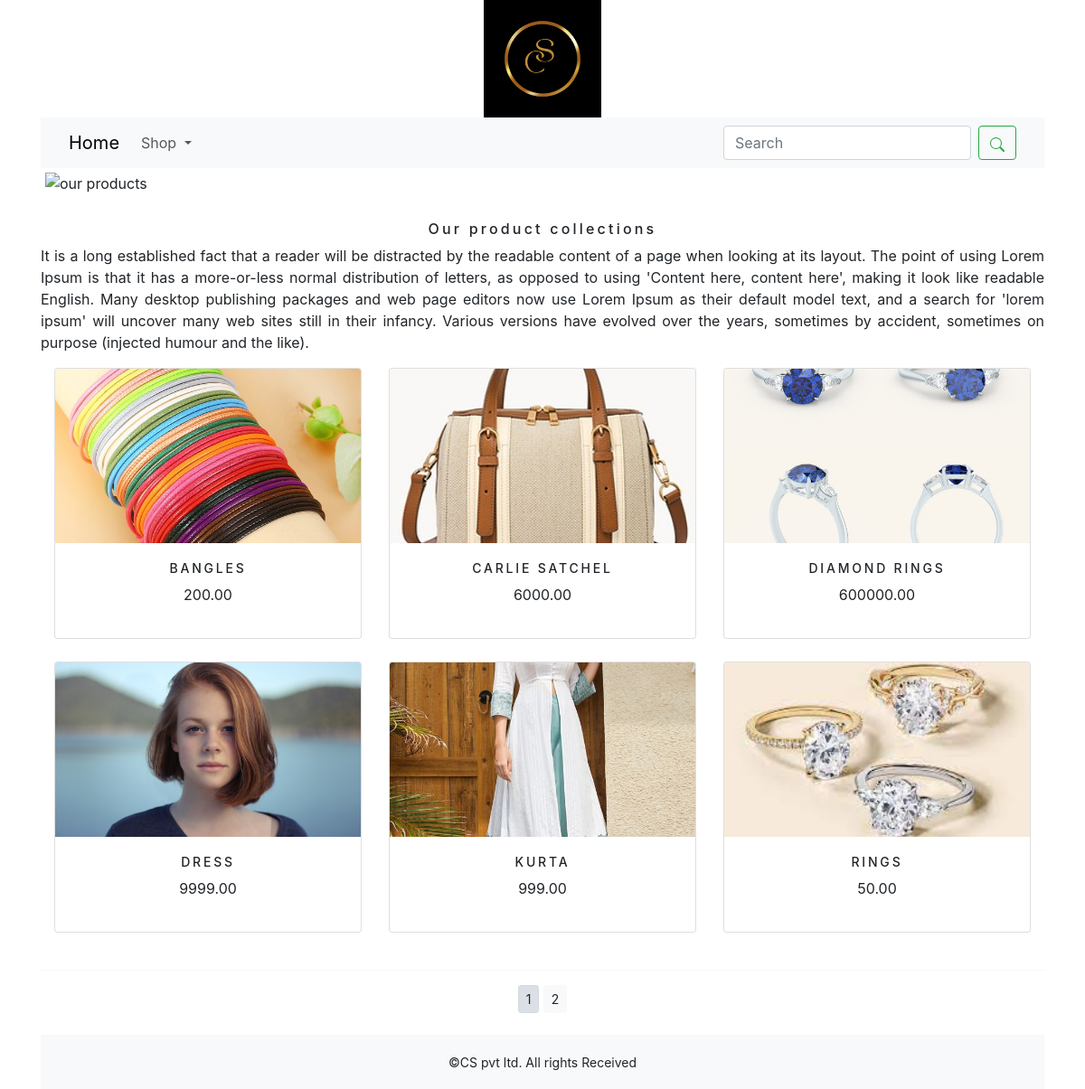
The page /shopapp/ on the database its author committed.
### shopapp/models.py (models this page shows, shortened)
class Product(models.Model):
    name = models.CharField(max_length=250, unique=True)
    slug = models.SlugField(max_length=250, unique=True)
    description = models.TextField(blank=True)
    price = models.DecimalField(max_digits=10, decimal_places=2)
    category = models.ForeignKey(Category, on_delete=models.CASCADE)
    image = models.ImageField(upload_to='product', blank=True)
    stock = models.IntegerField()
    available = models.BooleanField(default=True)
    created = models.DateTimeField(auto_now_add=True)
    updated = models.DateTimeField(auto_now=True)
    def get_url(self):
        return reverse('shopapp:prodCatdetail',args=[self.category.slug,self.slug])
    class Meta:
        ordering = ('name',)
        verbose_name = 'product'
        verbose_name_plural = 'products'

### shopapp/views.py (the view)
# urls.py: path('',views.allProdCat,name='allProdCat'),
def allProdCat(request, c_slug=None):
    c_page = None
    products_list = None
    if c_slug is not None:
        c_page = get_object_or_404(Category, slug=c_slug)
        products_list = Product.objects.filter(category=c_page, available=True)
    else:
        products_list = Product.objects.filter(available=True)
    paginator=Paginator(products_list,6)
    try:
        page=int(request.GET.get('page','1'))
    except:
        page=1
    try:
        products=paginator.page(page)
    except (EmptyPage,InvalidPage):
        products=paginator.page(paginator.num_pages)
    return render(request, "category.html", {'category': c_page, 'products': products})

### cart/context_processors.py (called while the page is built)
def counter(request):
    item_count=0
    if 'admin' in request.path:
        return {}
    else:
        try:
            cart=Cart.objects.filter(cart_id=_cart_id(request))
            car_items=CartItem.objects.all().filter(cart=cart[:1])
            for cart_item in car_items:
                item_count += cart_item.quantity
        except Cart.DoesNotExist:
            item_count =0
    return dict(item_count=item_count)

### cart/views.py (called while the page is built)
def _cart_id(request):
    cart_id = request.session.get('cart_id')
    if not cart_id:
        cart_id = request.session.session_key  # Use session_key instead of create()
        request.session['cart_id'] = cart_id  # Save the cart_id in the session
        request.session.modified = True
    return cart_id

### shopapp/context_processors.py (called while the page is built)
def menu_links(request):
    links = Category.objects.all()
    return {'links': links}

### shopapp/models.py (called while the page is built)
    def get_url(self):
        return reverse('shopapp:products_by_category', args=[self.slug,])

### templates/category.html (shortened to what this page needs)
{% extends 'base.html' %}
{% load static %}
{% block content %}
    <div class="mx_auto my_top_margin">
        {% if category %}
            <img class="my_image" src="{{ category.image.url }}" alt="{{ category.name }}">
        </div>
        <br>
        <div>
            <h1 class="text-center my_title">{{ category.name }}</h1>
            <p class="text-justify">{{ category.description }}</p>
        </div>
    {% else %}
        <div>
            <img class="my_image my_image_padding" src="{% static 'img/banner.png' %}" alt="our products" width="1450px;">
        </div>
        <br>
        <div>
            <h1 class="text-center my_title">Our product collections</h1>
            <p class="text-justify">It is a long established fact that a reader will be distracted by the readable content of a page when looking at its layout. The point of using Lorem Ipsum is that it has a more-or-less normal distribution of letters, as opposed to using 'Content here, content here', making it look like readable English. Many desktop publishing packages and web page editors now use Lorem Ipsum as their default model text, and a search for 'lorem ipsum' will uncover many web sites still in their infancy. Various versions have evolved over the years, sometimes by accident, sometimes on purpose (injected humour and the like).</p>
        </div>
    {% endif %}
    <div class="container card-container my_bottom_margin">
        <div class="row justify-content-center">
            {% for product in products.object_list %}
                <div class="col-md-4 mb-4">
                    <div class="my_bottom_margin card text-center">
                        <div class="img-container">
                            <a href="{{ product.get_url }}">
                                <img class="card-img-top my_image img-fluid" src="{{ product.image.url }}" alt="{{ product.name }}">
                            </a>
                        </div>
                        <div class="card-body">
                            <h4>{{ product.name }}</h4>
                            <p>{{ product.price }}</p>
                        </div>
                    </div>
                </div>
            {% endfor %}
        </div>
    </div>
    <div class="mx-auto">
        {% if products.paginator.num_pages > 1 %}
            <hr>
            <div class="text-center">
                {% for pg in products.paginator.page_range %}
                    <a href="?page={{pg}}" class="btn btn-light btn-sm {% if products.number ==  pg %} active {% endif %}"> {{pg}} </a>
                {% endfor %}
            </div>
        {% endif %}
    </div>
    <br>
{% endblock %}

### templates/base.html (shortened to what this page needs)
{% load static %}
<!DOCTYPE html>
<html lang="en">
<head>
    <link href="https://cdn.jsdelivr.net/npm/bootstrap@5.3.0/dist/css/bootstrap.min.css" rel="stylesheet">
    <link rel="stylesheet" href="{% static 'css/coustom.css' %}">
    <link rel="stylesheet" href="{% static 'css/bootstrap.min.css' %}">
</head>
<body>
<div class="container">
    <div>
        {% include 'header.html' %}
        {% include 'nav.html' %}
        {% block content %}
        {% endblock %}
    </div>
    {% include 'footer.html' %}
</div>
</body>
</html>

### templates/header.html
{% load static %}
<header>
  <center>
    <a href="{% url 'shopapp:allProdCat' %}">  <img src="{% static 'img/logo.png' %}" alt="logimage" width="130px;" height="130px;">
  </center>
</header>

### templates/nav.html (shortened to what this page needs)
{% load static %}
<nav class="navbar navbar-expand-lg bg-body-tertiary">
  <div class="container-fluid">
    <a class="navbar-brand" href="#">Home</a>
    <div class="collapse navbar-collapse" id="navbarSupportedContent">
      <ul class="navbar-nav me-auto mb-2 mb-lg-0">
        <li class="nav-item dropdown {% if 'shopapp' in request.path %} active {% endif %}">
          <a class="nav-link dropdown-toggle" href="#" role="button" data-bs-toggle="dropdown" aria-expanded="false">
            Shop
          </a>
        </li>
      </ul>
      <form class="d-flex" action="{% url 'search_app:SearchResult' %}" method="get" role="search">
        <input class="form-control me-2" type="search" placeholder="Search" name="q" aria-label="Search">
        <button class="btn btn-outline-success" type="submit"></button>
      </form>
    </div>
  </div>
</nav>

### templates/footer.html
 <div class="footer navbar-fixed-bottom my_footer">
     <p class="text-center">&copy;CS pvt ltd. All rights Received </p>
 </div>

### static/css/coustom.css (style rules this page uses)
body { font-family: 'Signika Negative', sans-serif; }
.my_footer { background-color:#f8f9fa; height:60px; }
.my_footer p { padding-top:20px; font-size:14px; }
.my_image { width:100%; height:auto; }
.my_title { font-size:16px; text_transform:uppercase; letter-spacing:.2em; }
.my_image_padding { padding:5px; }
.my_bottom_margin { margin-botttom:20px; }
.card-body h4 { font-size:14px; text-transform:uppercase; letter-spacing:.2em; }
.card-img-top.my_image { background-size: cover; background-position: center center; background-repeat: no-repeat; height: 200px; }
.container { min-height: calc(100vh - 150px); }
.card-container { display: flex; flex-wrap: wrap; justify-content: center; }
.card-container .card { height: 300px; }
.card-container .img-container { height: 200px; overflow: hidden; }
.card-container .card-img-top { max-height: 100%; object-fit: cover; }

### rows shown on the page
Product: image (picture), name "BANGLES", price "200.00"
Product: image (picture), name "CARLIE SATCHEL", price "6000.00"
Product: image (picture), name "DIAMOND RINGS", price "600000.00"
Product: image (picture), name "DRESS", price "9999.00"
Product: image (picture), name "KURTA", price "999.00"
Product: image (picture), name "RINGS", price "50.00"

### other values the page prints
{{ pg }} "1" "2"
